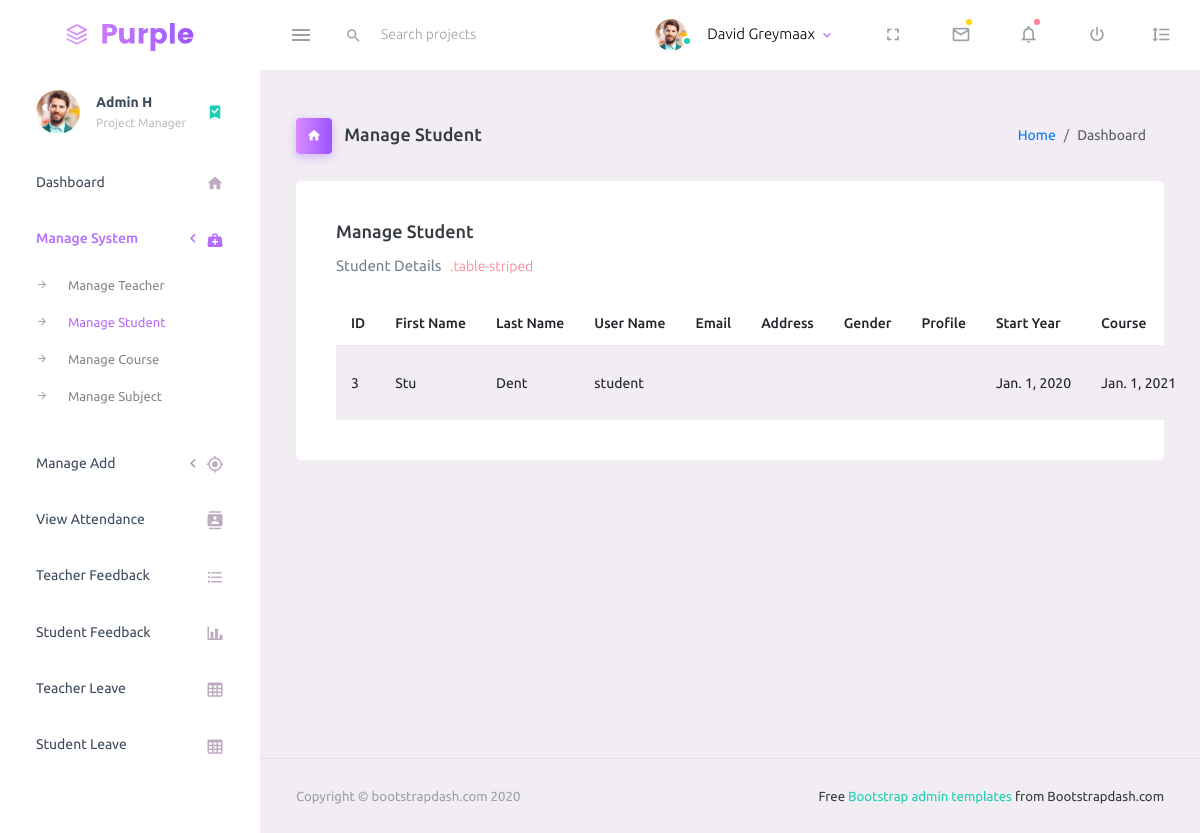
The app's page /manage_student with its own data.
### student_management_app/models.py (models this page shows)
class Students(models.Model):
    id=models.AutoField(primary_key=True)
    name = models.CharField(max_length=255)
    email = models.CharField(max_length=255)
    password = models.CharField(max_length=255)
    admin=models.OneToOneField(CustomUser,on_delete=models.CASCADE)
    gender=models.CharField(max_length=255)
    profile_pic=models.FileField()
    address=models.TextField()
    course_id=models.ForeignKey(Courses,on_delete=models.DO_NOTHING)
    session_start_year=models.DateField()
    session_end_year=models.DateField()
    created_at=models.DateTimeField(auto_now_add=True)
    updated_at=models.DateTimeField(auto_now_add=True)
    objects = models.Manager()

class CustomUser(AbstractUser):
    id = models.AutoField(primary_key=True)
    user_type_data = ((1, "HOD"), (2, "Teacher"), (3, "Student"))
    user_type = models.CharField(default=1, choices=user_type_data, max_length=10)

### student_management_app/HodViews.py (the view)
# urls.py: path('manage_student', HodViews.manage_student, name='manage_student'),
def manage_student(request):
    students = Students.objects.all()
    return render(request, 'hod_template/manage_student_template.html', {"students": students})

### student_management_app/templates/hod_template/manage_student_template.html (shortened to what this page needs)
{% extends 'hod_template/base_template.html'%}
{% load static %}
{% block page_title %}
Manage Student
{% endblock page_title %}
{% block content %}
    <div class="card">
    <div class="card-body">
    <h4 class="card-title">Manage Student</h4>
    <p class="card-description"> Student Details <code>.table-striped</code>
    </p>
    <table class="table table-striped">
        <thead>
        <tr>
            <th> ID </th>
            <th> First Name </th>
            <th> Last Name </th>
            <th> User Name </th>
            <th> Email </th>
            <th> Address </th>
            <th> Gender </th>
            <th> Profile </th>
            <th> Start Year </th>
            <th> Course </th>
            <th> End Year </th>
        </tr>
        </thead>
        <tbody>
        {% for student in students %}
            <tr>
                <td> {{ student.admin.id }}</td>
                <td> {{ student.admin.first_name }}</td>
                <td> {{ student.admin.last_name }}</td>
                <td> {{ student.admin.username }}</td>
                <td> {{ student.admin.email }}</td>
                <td> {{ student.address }}</td>
                <td> {{ student.gender }}</td>
                <td> {{ student.profile_pic }}</td>
                <td> {{ student.session_start_year }}</td>
                <td> {{ student.session_end_year }}</td>
                <td> {{ student.course_id.course_name }}</td>
            </tr>
        {% endfor %}
        </tbody>
    </table>
    </div>
    </div>
{% endblock content %}

### records on screen
Students: admin.id "3", admin.first_name "Stu", admin.last_name "Dent", admin.username "student", session_start_year "Jan. 1, 2020", session_end_year "Jan. 1, 2021"
